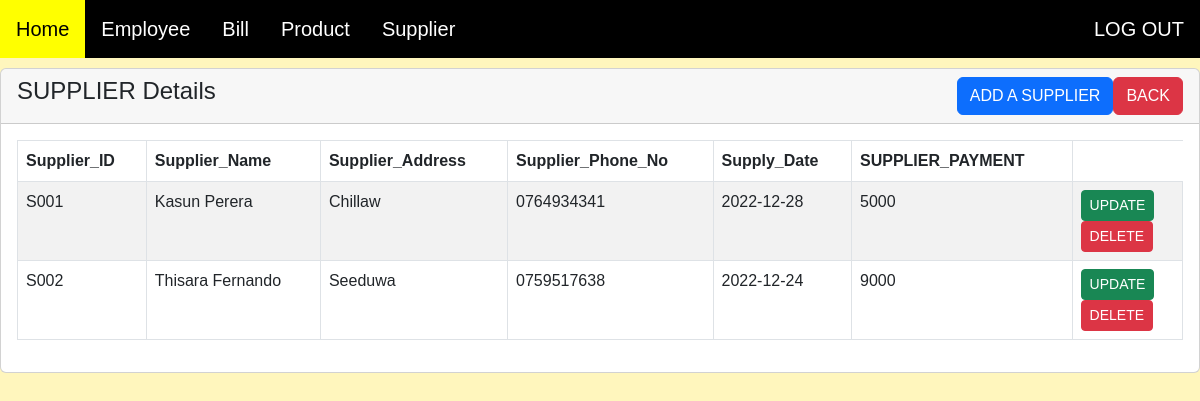
Screenshot of /admin/supplier/index.php (signed in) with the database file from the repository.
### tables this page shows
CREATE TABLE `supplier` (
  `sup_id` varchar(20) NOT NULL,
  `sup_name` varchar(50) NOT NULL,
  `sup_address` varchar(50) NOT NULL,
  `sup_phone_no` text NOT NULL,
  `supply_date` date NOT NULL,
  `sup_payment` text NOT NULL
);

### admin/supplier/index.php (the view, shortened to what this page needs)
<?php
require'../../include/dbcon.php';
?>
<!doctype html>
<html lang="en">
  <head>
    <link href="https://cdn.jsdelivr.net/npm/bootstrap@5.2.2/dist/css/bootstrap.min.css" rel="stylesheet">
</head>
  <body>
  <?php include_once('../../include/header.php'); ?>
<div class="row">
<div class="col-md-12">
<div class="card">
<div class="card-header">
    <h4> SUPPLIER Details
    <a href="../admin_home/index.php" class="btn btn-danger float-end" >BACK</a>
    <a href="supplier.php" class="btn btn-primary float-end">ADD A SUPPLIER</a>
</h4>
</div>
<div class="card-body">
    <table class="table table-bordered table-striped">
        <thead>
            <tr>
                <th>Supplier_ID</th>
                <th>Supplier_Name</th>
                <th>Supplier_Address</th>
                <th>Supplier_Phone_No</th>
                <th>Supply_Date</th>
                <th>SUPPLIER_PAYMENT</th>
              </tr>
          </thead>
<tbody>
    <?php
    $query = "SELECT * FROM supplier";
    $query_run = mysqli_query($conn,$query);
    if(mysqli_num_rows($query_run) > 0)
    {
        foreach($query_run as $supplier)
{
?>
<tr>
    <td><?=$supplier['sup_id'];?></td>
    <td><?=$supplier['sup_name'];?></td>
    <td><?=$supplier['sup_address'];?></td>
    <td><?=$supplier['sup_phone_no'];?></td>
    <td><?=$supplier['supply_date'];?></td>
    <td><?=$supplier['sup_payment'];?></td>
    <td>
        <form action="update.php" method="post">
        <input type="submit" value="UPDATE" name="edit" class="btn btn-success btn-sm">
        </form>
        <form action="delete.php" method ="post">
      <input type="submit"  value="DELETE" name="delete" class="btn btn-danger btn-sm">
    </form>
</td>
</tr>
<?php
}
 }
    else{
       echo"<h5> No Record Found </h5>";
    }
  ?>
  </tbody>
</table>
</div>
</div>
</div>
</div>
  </body>
</html>

### admin/supplier/index.php (style rules this page uses)
body { margin: 0px 0px 0px 0px; font-family: Arial, Helvetica, sans-serif; background-color: #FFF6BD; }
.row { margin-top:10px; }

### include/header.php (style rules this page uses)
* { box-sizing: border-box; }
body { margin: 0px 0px 0px 0px; font-family: Arial, Helvetica, sans-serif; }

### rows the page displays
supplier: sup_id "S001", sup_name "Kasun Perera", sup_address "Chillaw", sup_phone_no "0764934341", supply_date "2022-12-28", sup_payment "5000"
supplier: sup_id "S002", sup_name "Thisara Fernando", sup_address "Seeduwa", sup_phone_no "0759517638", supply_date "2022-12-24", sup_payment "9000"
